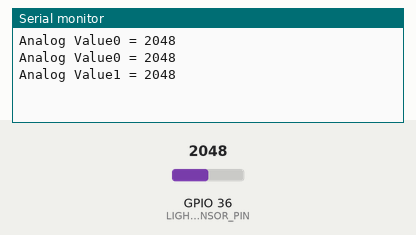
Bench run of a sketch on a simulated ESP32. On the bench: the last lines printed to the serial monitor. The test bench sets the inputs (shaded band); at power-on: GPIO 36 (LIGHT_SENSOR_PIN) = 2048.

Above: at 2.8 s.
2.9 s: GPIO 36 (LIGHT_SENSOR_PIN) set to 2866
At 3.8 s:
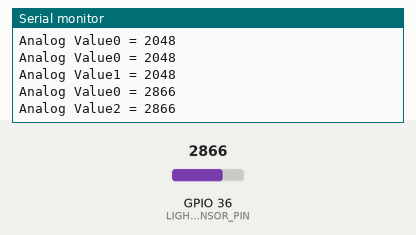
4.4 s: GPIO 36 (LIGHT_SENSOR_PIN) set to 3603
At 5.4 s:
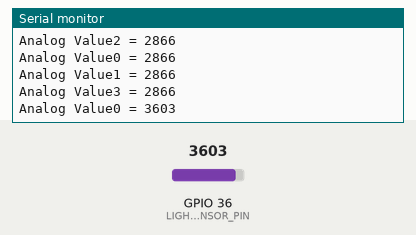
Timing chart, 0 to 7.4 s (numbered marks = the images above; inputs shaded):
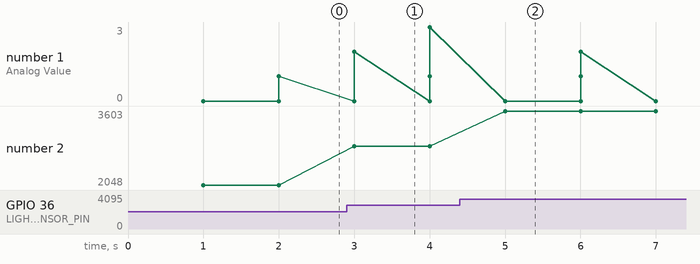

The sketch:

2.ino
```cpp
const int LIGHT_SENSOR_PIN = 36;

hw_timer_t *my_timer0 = NULL;
hw_timer_t *my_timer1 = NULL;
hw_timer_t *my_timer2 = NULL;
hw_timer_t *my_timer3 = NULL;

bool bool_timer0 = false;
bool bool_timer1 = false;
bool bool_timer2 = false;
bool bool_timer3 = false;

void IRAM_ATTR OnTimer0();
void IRAM_ATTR OnTimer1();
void IRAM_ATTR OnTimer2();
void IRAM_ATTR OnTimer3();

void SetupTimer0();
void SetupTimer1();
void SetupTimer2();
void SetupTimer3();

void SetupMultipleTimer();

void HandleTimer0();
void HandleTimer1();
void HandleTimer2();
void HandleTimer3();

void HandleMultipleTimer();

void setup()
{
  Serial.begin(115200);
  SetupMultipleTimer();
}

void loop()
{
  HandleMultipleTimer();
}

void IRAM_ATTR OnTimer0()
{
  bool_timer0 = true;
}

void IRAM_ATTR OnTimer1()
{
  bool_timer1 = true;
}

void IRAM_ATTR OnTimer2()
{
  bool_timer2 = true;
}

void IRAM_ATTR OnTimer3()
{
  bool_timer3 = true;
}

void SetupTimer0()
{
  my_timer0 = timerBegin(0, 80, true);
  timerAttachInterrupt(my_timer0, &OnTimer0, true);
  timerAlarmWrite(my_timer0, 1000000, true);
  timerAlarmEnable(my_timer0);
}

void SetupTimer1()
{
  my_timer1 = timerBegin(1, 80, true);
  timerAttachInterrupt(my_timer1, &OnTimer1, true);
  timerAlarmWrite(my_timer1, 2000000, true);
  timerAlarmEnable(my_timer1);
}

void SetupTimer2()
{
  my_timer2 = timerBegin(2, 80, true);
  timerAttachInterrupt(my_timer2, &OnTimer2, true);
  timerAlarmWrite(my_timer2, 3000000, true);
  timerAlarmEnable(my_timer2);
}

void SetupTimer3()
{
  my_timer3 = timerBegin(3, 80, true);
  timerAttachInterrupt(my_timer3, &OnTimer3, true);
  timerAlarmWrite(my_timer3, 4000000, true);
  timerAlarmEnable(my_timer3);
}

void SetupMultipleTimer()
{
  SetupTimer0();
  SetupTimer1();
  SetupTimer2();
  SetupTimer3();
}

void HandleTimer0()
{
  if(bool_timer0)
  {
    int analog_value = analogRead(LIGHT_SENSOR_PIN);
    Serial.print("Analog Value0 = ");
    Serial.println(analog_value);

    bool_timer0 = false;
  }
}

void HandleTimer1()
{
  if(bool_timer1)
  {
    int analog_value = analogRead(LIGHT_SENSOR_PIN);
    Serial.print("Analog Value1 = ");
    Serial.println(analog_value);

    bool_timer1 = false;
  }
}

void HandleTimer2()
{
  if(bool_timer2)
  {
    int analog_value = analogRead(LIGHT_SENSOR_PIN);
    Serial.print("Analog Value2 = ");
    Serial.println(analog_value);

    bool_timer2 = false;
  }
}

void HandleTimer3()
{
  if(bool_timer3)
  {
    int analog_value = analogRead(LIGHT_SENSOR_PIN);
    Serial.print("Analog Value3 = ");
    Serial.println(analog_value);

    bool_timer3 = false;
  }
}

void HandleMultipleTimer()
{
  HandleTimer0();
  HandleTimer1();
  HandleTimer2();
  HandleTimer3();
}
```

Measured:
- after the input at 2.9 s, the serial monitor: prints a new line after 0.10 s (image 1)
- after the input at 4.4 s, the serial monitor: prints a new line after 0.60 s (image 2)
- plotted number 2: 2048 → 2866 after the input at 2.9 s, 2866 → 3603 after the input at 4.4 s
